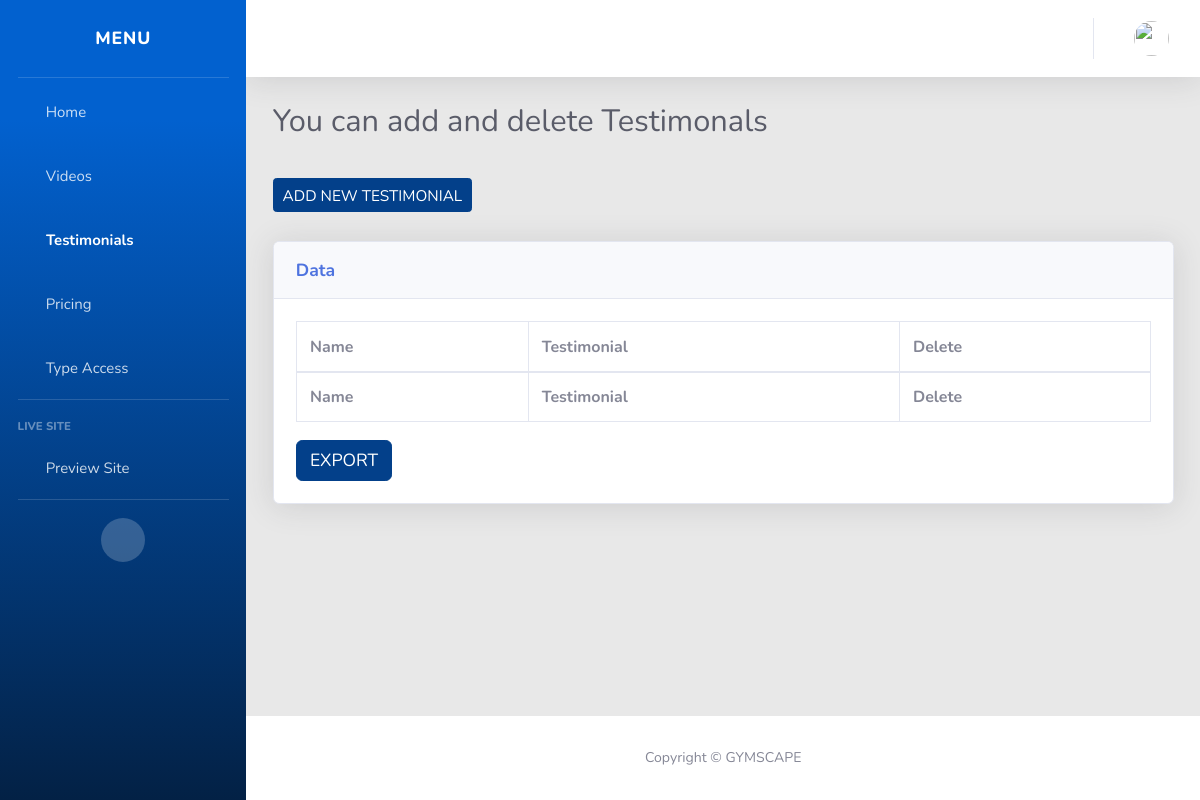
The app's page /addtestimonial/ (signed in), older data.
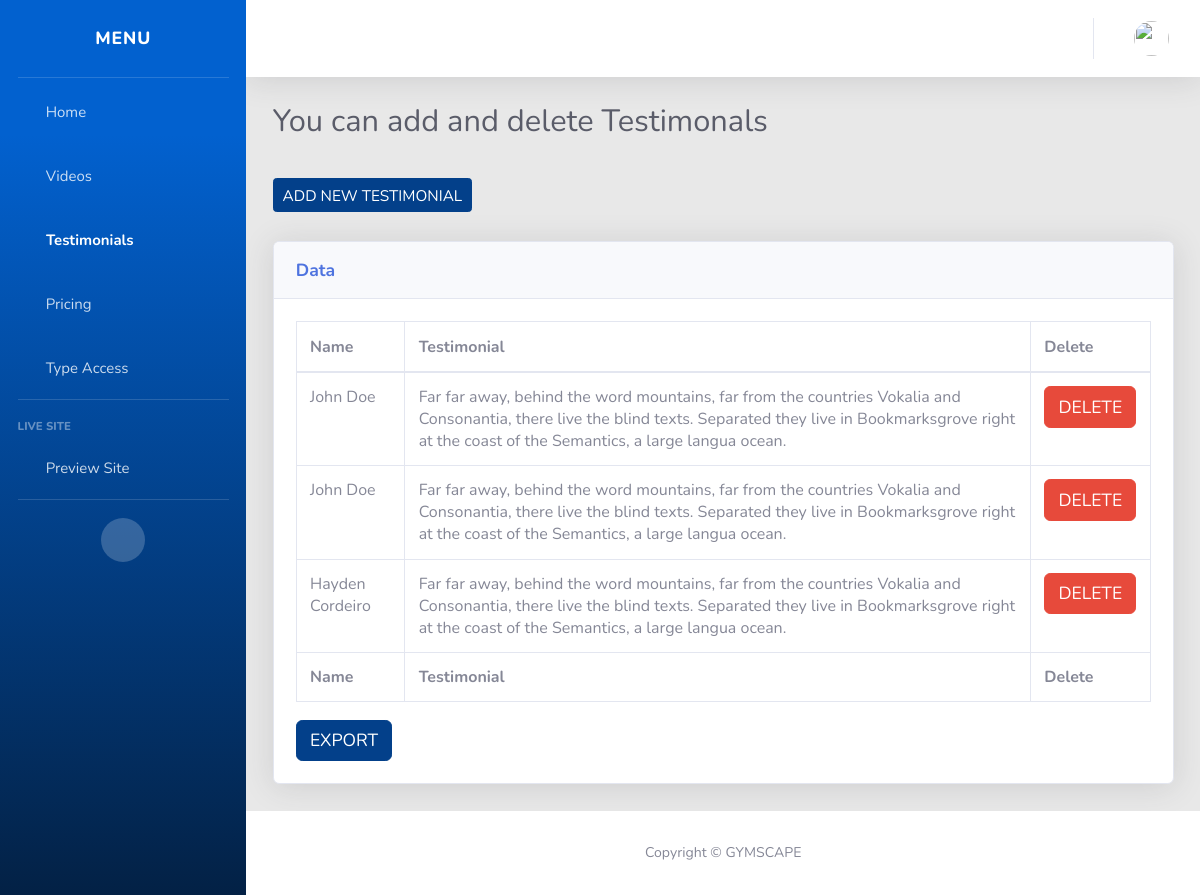
The same page, newer data.
### SubsApp/models.py (models this page shows)
class Testimonials(models.Model):
    name = models.CharField(max_length=100)
    desc = models.CharField(max_length=1000)

### SubsApp/views.py (the view)
# urls.py: path('addtestimonial/', views.AddTestimonial, name='AddTestimonial'),
def AddTestimonial(request):
    if request.user.is_staff:
        if request.method == "POST":
            temp = Testimonials(name=request.POST['name'],
                                desc=request.POST['desc'],
                                )
            temp.save()
        context = {
            "allVideos": Testimonials.objects.all(),
        }
        return render(request, 'AddTestimonial.html', context)
    else:
        return HttpResponsePermanentRedirect(reverse('home'))

### templates/AddTestimonial.html (shortened to what this page needs)
{% extends 'Adminbase.html' %}
{% block content %}
<div class="container-fluid">
    <h2 class="h3 mb-2 text-gray-800">You can add and delete Testimonals</h2>
    <br>
    <button type="button" class="btn btn-primary btn-sm" data-toggle="modal" data-backdrop="static"
        data-target="#exampleModalCenter">Add New Testimonial</button>
    <br />
    <br />
    <div class="card shadow mb-4">
        <div class="card-header py-3">
            <h6 class="m-0 font-weight-bold text-primary">Data</h6>
        </div>
        <div class="card-body">
            <div class="table-responsive">
                <table class="table table-bordered display" id="example" width="100%" cellspacing="0">
                    <thead>
                        <tr>
                            <th>Name</th>
                            <th> Testimonial</th>
                            <th>Delete</th>
                        </tr>
                    </thead>
                    <tbody>
                        {% for video in allVideos %}
                        <tr>
                            <td>{{video.name}}</td>
                            <td>{{video.desc}}</td>
                            <td>
                                <form action="{% url 'DeleteTestimonial' video.id  %}" method="post"
                                    onSubmit="return confirm('Are you sure you wish to delete?');">
                                    <input type="submit" class='btn btn-danger' value="Delete">
                                </form>
                            </td>
                        </tr>
                        {% endfor %}
                    </tbody>
                    <tfoot>
                        <tr>
                            <th>Name</th>
                            <th> Testimonial</th>
                            <th>Delete</th>
                        </tr>
                    </tfoot>
                </table>
                <button title="Click here to download Excel Sheet" class="btn btn-primary"
                    onclick="exportTableToExcel([2],'example', 'Testimonal'+new Date().toJSON().slice(0,10).replace(/-/g,'/'))">
                    Export
                </button>
            </div>
        </div>
    </div>
</div>
</div>
{% endblock %}

Row changes from the older to the newer data that the page shows:
added Testimonials: name "John Doe", desc "Far far away, behind the word mountains, far from the countries Vokalia and Consonantia, there live the blind texts. Separated they live in Bookmarksgrove right at the coast of the Semantics, a large langua ocean."
added Testimonials: name "John Doe", desc "Far far away, behind the word mountains, far from the countries Vokalia and Consonantia, there live the blind texts. Separated they live in Bookmarksgrove right at the coast of the Semantics, a large langua ocean."
added Testimonials: name "Hayden Cordeiro", desc "Far far away, behind the word mountains, far from the countries Vokalia and Consonantia, there live the blind texts. Separated they live in Bookmarksgrove right at the coast of the Semantics, a large langua ocean."
